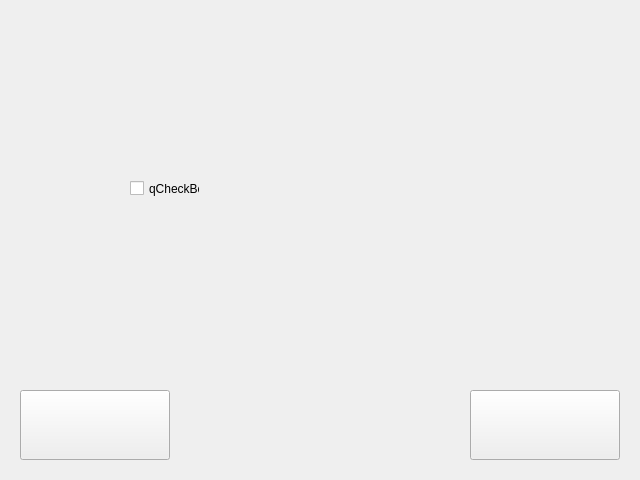
<?xml version="1.0" encoding="UTF-8"?>
<ui version="4.0">
 <class>Form</class>
 <widget class="QWidget" name="Form">
  <property name="geometry">
   <rect>
    <x>0</x>
    <y>0</y>
    <width>640</width>
    <height>480</height>
   </rect>
  </property>
  <property name="windowTitle">
   <string>Окно2: QCheckBox</string>
  </property>
  <widget class="QCheckBox" name="qCheckBox">
   <property name="geometry">
    <rect>
     <x>130</x>
     <y>180</y>
     <width>70</width>
     <height>17</height>
    </rect>
   </property>
   <property name="text">
    <string>qCheckBox</string>
   </property>
  </widget>
  <widget class="QPushButton" name="qPushButtonNext2">
   <property name="geometry">
    <rect>
     <x>470</x>
     <y>390</y>
     <width>150</width>
     <height>70</height>
    </rect>
   </property>
   <property name="text">
    <string/>
   </property>
   <property name="icon">
    <iconset>
     <normaloff>../_MY_PICTURES/rightArrow.png</normaloff>../_MY_PICTURES/rightArrow.png</iconset>
   </property>
   <property name="iconSize">
    <size>
     <width>170</width>
     <height>170</height>
    </size>
   </property>
  </widget>
  <widget class="QPushButton" name="qPushButtonBack2">
   <property name="geometry">
    <rect>
     <x>20</x>
     <y>390</y>
     <width>150</width>
     <height>70</height>
    </rect>
   </property>
   <property name="text">
    <string/>
   </property>
   <property name="icon">
    <iconset>
     <normaloff>../_MY_PICTURES/leftArrow.png</normaloff>../_MY_PICTURES/leftArrow.png</iconset>
   </property>
   <property name="iconSize">
    <size>
     <width>170</width>
     <height>170</height>
    </size>
   </property>
  </widget>
 </widget>
 <resources/>
 <connections/>
</ui>
